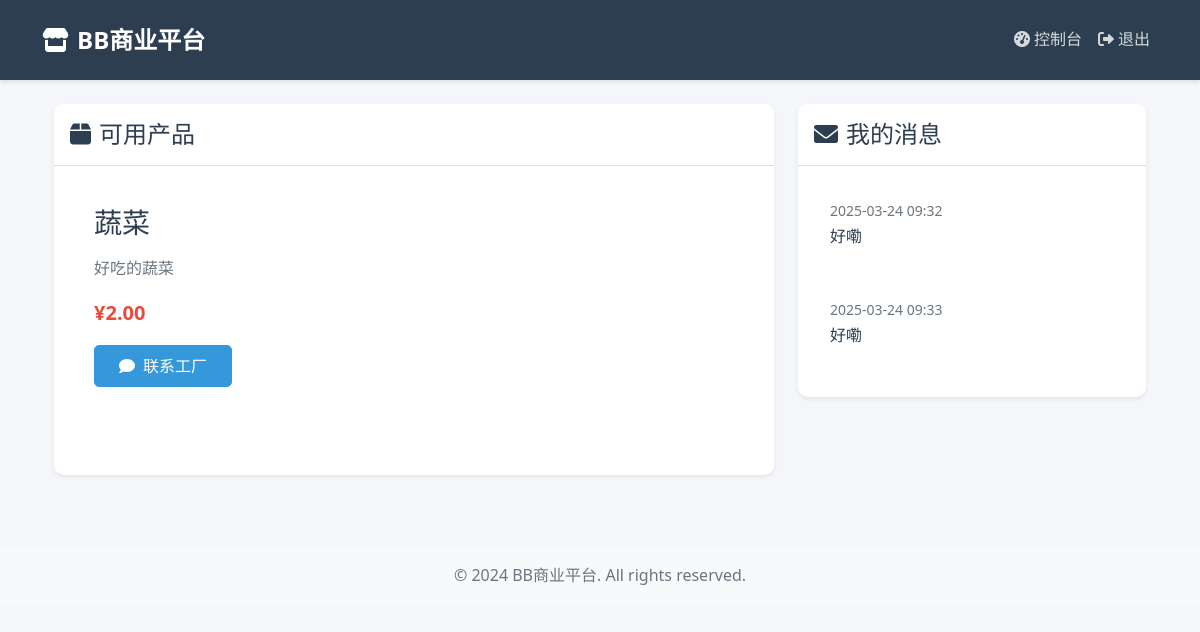
Page /dashboard (signed in) on the committed database.
### models.py (models this page shows)
class Product(db.Model):
    id = db.Column(db.Integer, primary_key=True)
    name = db.Column(db.String(100), nullable=False)
    description = db.Column(db.Text)
    price = db.Column(db.Float, nullable=False)
    created_at = db.Column(db.DateTime, default=datetime.utcnow)
    factory_id = db.Column(db.Integer, db.ForeignKey('user.id'), nullable=False)
    is_active = db.Column(db.Boolean, default=True)

class Message(db.Model):
    id = db.Column(db.Integer, primary_key=True)
    content = db.Column(db.Text, nullable=False)
    created_at = db.Column(db.DateTime, default=datetime.utcnow)
    sender_id = db.Column(db.Integer, db.ForeignKey('user.id'), nullable=False)
    receiver_id = db.Column(db.Integer, db.ForeignKey('user.id'), nullable=False)
    is_read = db.Column(db.Boolean, default=False)

### app.py (the view)
@app.route('/dashboard')
@login_required
def dashboard():
    if current_user.role == 'admin':
        users = User.query.all()
        products = Product.query.all()
        return render_template('admin_dashboard.html', users=users, products=products)
    elif current_user.role == 'factory':
        products = current_user.products.all()
        messages = current_user.received_messages.all()
        return render_template('factory_dashboard.html', products=products, messages=messages)
    else:  # dealer
        products = Product.query.filter_by(is_active=True).all()
        messages = current_user.received_messages.all()
        return render_template('dealer_dashboard.html', products=products, messages=messages)

### app.py (called while the page is built)
@login_manager.user_loader
def load_user(user_id):
    return User.query.get(int(user_id))

### templates/dealer_dashboard.html (shortened to what this page needs)
{% extends "base.html" %}
{% block content %}
<div class="container">
    <div class="row">
        <div class="col-md-8">
            <div class="card shadow-sm mb-4">
                <div class="card-header">
                    <h4 class="mb-0"><i class="fas fa-box me-2"></i>可用产品</h4>
                </div>
                <div class="card-body">
                    <div class="row">
                        {% for product in products %}
                        <div class="col-md-6 mb-4">
                            <div class="product-card">
                                <h3>{{ product.name }}</h3>
                                <p class="text-muted">{{ product.description }}</p>
                                <p class="price">¥{{ "%.2f"|format(product.price) }}</p>
                                <button class="btn btn-primary contact-factory"
                                        data-factory-id="{{ product.factory_id }}"
                                        data-product-name="{{ product.name }}">
                                    <i class="fas fa-comment me-2"></i>联系工厂
                                </button>
                            </div>
                        </div>
                        {% endfor %}
                    </div>
                </div>
            </div>
        </div>
        <div class="col-md-4">
            <div class="card shadow-sm">
                <div class="card-header">
                    <h4 class="mb-0"><i class="fas fa-envelope me-2"></i>我的消息</h4>
                </div>
                <div class="card-body">
                    <div class="message-list" id="messageList">
                        {% for message in messages %}
                        <div class="message-item">
                            <small class="text-muted">{{ message.created_at.strftime('%Y-%m-%d %H:%M') }}</small>
                            <p class="mb-0">{{ message.content }}</p>
                        </div>
                        {% endfor %}
                    </div>
                </div>
            </div>
        </div>
    </div>
</div>
{% endblock %}

### static/css/style.css (style rules this page uses)
:root { --primary-color: #2c3e50; --secondary-color: #3498db; --accent-color: #e74c3c; --background-color: #f5f6fa; --text-color: #2c3e50; --border-color: #dcdde1; }
body { font-family: 'Segoe UI', Tahoma, Geneva, Verdana, sans-serif; background-color: var(--background-color); color: var(--text-color); line-height: 1.6; }
.card { border: none; border-radius: 10px; box-shadow: 0 4px 6px rgba(0,0,0,0.1); transition: transform 0.3s ease; margin-bottom: 1.5rem; }
.card-header { background-color: white; border-bottom: 1px solid var(--border-color); border-radius: 10px 10px 0 0 !important; padding: 1rem; }
.btn { border-radius: 5px; padding: 0.5rem 1.5rem; transition: all 0.3s ease; }
.btn-primary { background-color: var(--secondary-color); border-color: var(--secondary-color); }
.product-card { background-color: white; border-radius: 10px; padding: 1.5rem; margin-bottom: 1.5rem; }
.product-card h3 { color: var(--primary-color); margin-bottom: 1rem; }
.product-card .price { color: var(--accent-color); font-size: 1.25rem; font-weight: bold; }
.message-list { max-height: 400px; overflow-y: auto; }
.message-item { background-color: white; border-radius: 10px; padding: 1rem; margin-bottom: 1rem; }

### rows in the picture
Product: name "蔬菜", description "好吃的蔬菜", price "2.00"
Message: created_at "2025-03-24 09:32", content "好嘞"
Message: created_at "2025-03-24 09:33", content "好嘞"
